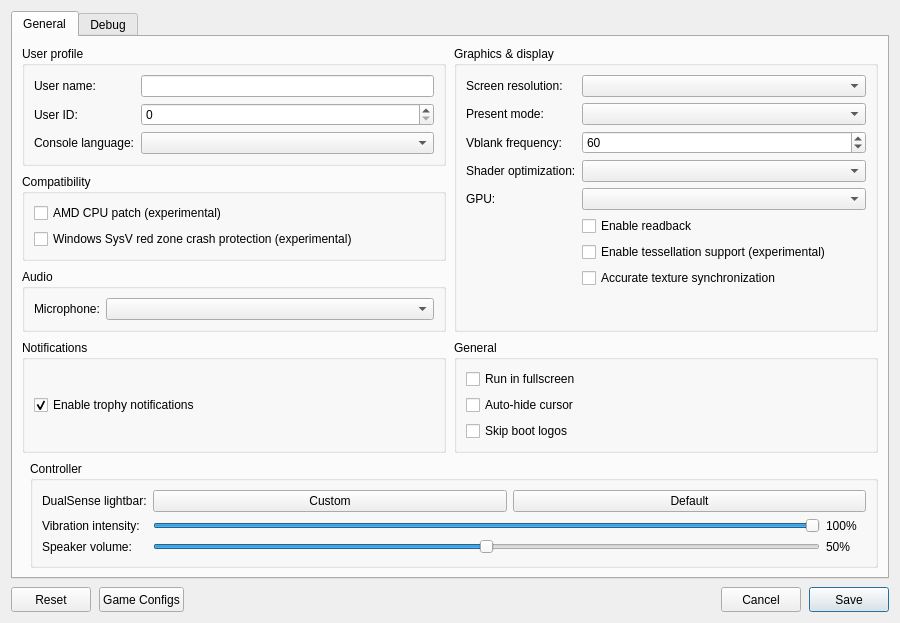
<?xml version="1.0" encoding="UTF-8"?>
<!-- SPDX-FileCopyrightText: Copyright 2026 CapyPS5 Project -->
<!-- SPDX-FileCopyrightText: Copyright KytyPS5 contributors; based on Kyty, Copyright (c) 2021 InoriRus (MIT) -->
<!-- SPDX-License-Identifier: GPL-2.0-only -->
<ui version="4.0">
 <class>ConfigurationEditDialog</class>
 <widget class="QDialog" name="ConfigurationEditDialog">
  <property name="geometry">
   <rect>
    <x>0</x>
    <y>0</y>
    <width>900</width>
    <height>620</height>
   </rect>
  </property>
  <property name="windowTitle">
   <string>Settings</string>
  </property>
  <property name="locale">
   <locale language="English" country="UnitedStates"/>
  </property>
  <layout class="QVBoxLayout" name="dialogLayout">
   <property name="spacing"><number>8</number></property>
   <item>
    <widget class="QTabWidget" name="settings_tabs">
     <property name="currentIndex"><number>0</number></property>
     <widget class="QWidget" name="settings_tab">
      <attribute name="title"><string>General</string></attribute>
      <layout class="QGridLayout" name="gridLayout">
       <property name="horizontalSpacing">
        <number>8</number>
       </property>
       <property name="verticalSpacing">
        <number>8</number>
       </property>
       <item row="0" column="0" colspan="2">
        <layout class="QGridLayout" name="sectionsLayout" columnstretch="1,1">
         <property name="horizontalSpacing">
          <number>8</number>
         </property>
         <property name="verticalSpacing">
          <number>8</number>
         </property>
         <item row="0" column="0">
          <widget class="QGroupBox" name="user_profile_group">
           <property name="title">
            <string>User profile</string>
           </property>
           <layout class="QFormLayout" name="userProfileLayout">
            <property name="fieldGrowthPolicy">
             <enum>QFormLayout::AllNonFixedFieldsGrow</enum>
            </property>
            <item row="0" column="0">
             <widget class="QLabel" name="label_user_name">
              <property name="text"><string>User name:</string></property>
             </widget>
            </item>
            <item row="0" column="1">
             <widget class="MandatoryLineEdit" name="lineEdit_user_name">
              <property name="toolTip"><string>Local user name exposed to games</string></property>
              <property name="clearButtonEnabled"><bool>true</bool></property>
             </widget>
            </item>
            <item row="1" column="0">
             <widget class="QLabel" name="label_user_id">
              <property name="text"><string>User ID:</string></property>
             </widget>
            </item>
            <item row="1" column="1">
             <widget class="QSpinBox" name="spinBox_user_id">
              <property name="toolTip"><string>Local user ID exposed to games</string></property>
              <property name="maximum"><number>2147483647</number></property>
             </widget>
            </item>
            <item row="2" column="0">
             <widget class="QLabel" name="label_console_language">
              <property name="text"><string>Console language:</string></property>
             </widget>
            </item>
            <item row="2" column="1">
             <widget class="QComboBox" name="comboBox_console_language">
              <property name="toolTip"><string>Language</string></property>
             </widget>
            </item>
           </layout>
          </widget>
         </item>
         <item row="2" column="0">
          <widget class="QGroupBox" name="audio_group">
           <property name="title"><string>Audio</string></property>
           <layout class="QFormLayout" name="audioLayout">
            <property name="fieldGrowthPolicy">
             <enum>QFormLayout::AllNonFixedFieldsGrow</enum>
            </property>
            <item row="0" column="0">
             <widget class="QLabel" name="label_audio_input_device">
              <property name="text"><string>Microphone:</string></property>
             </widget>
            </item>
            <item row="0" column="1">
             <widget class="QComboBox" name="comboBox_audio_input_device"/>
            </item>
           </layout>
          </widget>
         </item>
         <item row="0" column="1" rowspan="3">
          <widget class="QGroupBox" name="graphics_group">
           <property name="title">
            <string>Graphics &amp;&amp; display</string>
           </property>
           <layout class="QFormLayout" name="graphicsLayout">
            <property name="fieldGrowthPolicy">
             <enum>QFormLayout::AllNonFixedFieldsGrow</enum>
            </property>
            <item row="0" column="0">
             <widget class="QLabel" name="label_screen_resolution">
              <property name="text"><string>Screen resolution:</string></property>
             </widget>
            </item>
            <item row="0" column="1">
             <widget class="QComboBox" name="comboBox_screen_resolution">
              <property name="toolTip"><string>Window resolution</string></property>
             </widget>
            </item>
            <item row="1" column="0">
             <widget class="QLabel" name="label_present_mode">
              <property name="text"><string>Present mode:</string></property>
             </widget>
            </item>
            <item row="1" column="1">
             <widget class="QComboBox" name="comboBox_present_mode">
              <property name="toolTip"><string>Vulkan swapchain presentation mode</string></property>
             </widget>
            </item>
            <item row="2" column="0">
             <widget class="QLabel" name="label_vblank_frequency">
              <property name="text"><string>Vblank frequency:</string></property>
             </widget>
            </item>
            <item row="2" column="1">
             <widget class="QSpinBox" name="spinBox_vblank_frequency">
              <property name="toolTip"><string>Virtual display refresh rate used for frame pacing</string></property>
              <property name="minimum"><number>30</number></property>
              <property name="maximum"><number>360</number></property>
              <property name="value"><number>60</number></property>
             </widget>
            </item>
            <item row="3" column="0">
             <widget class="QLabel" name="label_shader_optimization">
              <property name="text"><string>Shader optimization:</string></property>
             </widget>
            </item>
            <item row="3" column="1">
             <widget class="QComboBox" name="comboBox_shader_optimization_type">
              <property name="toolTip"><string>Optimize shaders for code size or performance</string></property>
             </widget>
            </item>
            <item row="4" column="0">
             <widget class="QLabel" name="label_gpu">
              <property name="text"><string>GPU:</string></property>
             </widget>
            </item>
            <item row="4" column="1">
             <widget class="QComboBox" name="comboBox_gpu">
              <property name="toolTip"><string>Graphics device used by the emulator</string></property>
             </widget>
            </item>
            <item row="5" column="1">
             <widget class="QCheckBox" name="checkBox_readback">
              <property name="toolTip"><string>Read back writable linear images</string></property>
              <property name="text"><string>Enable readback</string></property>
             </widget>
            </item>
            <item row="6" column="1">
             <widget class="QCheckBox" name="checkBox_tessellation">
              <property name="toolTip"><string>Draw tessellated geometry. Disabled by default; unsupported tessellation may cause crashes.</string></property>
              <property name="text"><string>Enable tessellation support (experimental)</string></property>
             </widget>
            </item>
            <item row="7" column="1">
             <widget class="QCheckBox" name="checkBox_sync_raw_image_buffers">
              <property name="toolTip"><string>Can fix missing textures and incorrect transparency in some games. May reduce performance.</string></property>
              <property name="text"><string>Accurate texture synchronization</string></property>
             </widget>
            </item>
           </layout>
          </widget>
         </item>
         <item row="3" column="0">
          <widget class="QGroupBox" name="notifications_group">
           <property name="title"><string>Notifications</string></property>
           <layout class="QVBoxLayout" name="notificationsLayout">
            <item>
             <widget class="QCheckBox" name="checkBox_trophy_notifications">
              <property name="toolTip"><string>Show trophy unlock notifications and play their sound.
    To use your own sound, replace the emulator's assets/sounds/trophy-unlock.wav with a WAV file and restart the game.</string></property>
              <property name="text"><string>Enable trophy notifications</string></property>
              <property name="checked"><bool>true</bool></property>
             </widget>
            </item>
           </layout>
          </widget>
         </item>
         <item row="3" column="1">
          <widget class="QGroupBox" name="general_group">
           <property name="title"><string>General</string></property>
           <layout class="QVBoxLayout" name="generalLayout">
            <item>
             <widget class="QCheckBox" name="checkBox_fullscreen">
              <property name="toolTip"><string>Run in borderless desktop fullscreen</string></property>
              <property name="text"><string>Run in fullscreen</string></property>
             </widget>
            </item>
            <item>
             <widget class="QCheckBox" name="checkBox_hide_cursor">
              <property name="toolTip"><string>Hide the host cursor after 2 seconds without mouse activity</string></property>
              <property name="text"><string>Auto-hide cursor</string></property>
             </widget>
            </item>
            <item>
             <widget class="QCheckBox" name="checkBox_skip_notice_screen">
              <property name="toolTip"><string>Skip startup logos and notices in supported games.</string></property>
              <property name="text"><string>Skip boot logos</string></property>
             </widget>
            </item>
           </layout>
          </widget>
         </item>
         <item row="1" column="0">
          <widget class="QGroupBox" name="compatibility_group">
           <property name="title">
            <string>Compatibility</string>
           </property>
           <layout class="QVBoxLayout" name="compatibilityLayout">
            <item>
             <widget class="QCheckBox" name="checkBox_amd_cpu">
              <property name="toolTip"><string>Patch CPU instructions that differ between AMD and the host CPU.</string></property>
              <property name="text"><string>AMD CPU patch (experimental)</string></property>
             </widget>
            </item>
            <item>
             <widget class="QCheckBox" name="checkBox_red_zone_protection">
              <property name="toolTip"><string>Helps prevent crashes in some games on Windows</string></property>
              <property name="text"><string>Windows SysV red zone crash protection (experimental)</string></property>
             </widget>
            </item>
           </layout>
          </widget>
         </item>
        </layout>
       </item>
       <item row="1" column="1">
        <widget class="QGroupBox" name="controller_group">
         <property name="title"><string>Controller</string></property>
         <layout class="QFormLayout" name="controllerLayout">
          <property name="fieldGrowthPolicy"><enum>QFormLayout::AllNonFixedFieldsGrow</enum></property>
          <item row="0" column="0">
           <widget class="QLabel" name="label_controller_color">
            <property name="text"><string>DualSense lightbar:</string></property>
           </widget>
          </item>
          <item row="0" column="1">
           <layout class="QHBoxLayout" name="controllerColorLayout">
            <item>
             <widget class="QPushButton" name="button_controller_color">
              <property name="toolTip"><string>Choose and preview a fixed LED color. Bluetooth DualSense may take several seconds to update.</string></property>
              <property name="text"><string>Custom</string></property>
             </widget>
            </item>
            <item>
             <widget class="QPushButton" name="button_controller_color_reset">
              <property name="toolTip"><string>Let the game control the lightbar</string></property>
              <property name="text"><string>Default</string></property>
             </widget>
            </item>
           </layout>
          </item>
          <item row="1" column="0">
           <widget class="QLabel" name="label_controller_vibration">
            <property name="text"><string>Vibration intensity:</string></property>
           </widget>
          </item>
          <item row="1" column="1">
           <layout class="QHBoxLayout" name="controllerVibrationLayout">
            <item>
             <widget class="QSlider" name="slider_controller_vibration">
              <property name="toolTip"><string>Scale DualSense vibration over USB and Bluetooth</string></property>
              <property name="maximum"><number>100</number></property>
              <property name="value"><number>100</number></property>
              <property name="orientation"><enum>Qt::Horizontal</enum></property>
             </widget>
            </item>
            <item>
             <widget class="QLabel" name="label_controller_vibration_value">
              <property name="minimumSize"><size><width>40</width><height>0</height></size></property>
              <property name="text"><string>100%</string></property>
             </widget>
            </item>
           </layout>
          </item>
          <item row="2" column="0">
           <widget class="QLabel" name="label_controller_volume">
            <property name="text"><string>Speaker volume:</string></property>
           </widget>
          </item>
          <item row="2" column="1">
           <layout class="QHBoxLayout" name="controllerVolumeLayout">
            <item>
             <widget class="QSlider" name="slider_controller_volume">
              <property name="toolTip"><string>Scale the DualSense speaker over USB and Bluetooth. 50% is the previous default; 100% adds 6 dB of gain.</string></property>
              <property name="maximum"><number>100</number></property>
              <property name="value"><number>50</number></property>
              <property name="orientation"><enum>Qt::Horizontal</enum></property>
             </widget>
            </item>
            <item>
             <widget class="QLabel" name="label_controller_volume_value">
              <property name="minimumSize"><size><width>40</width><height>0</height></size></property>
              <property name="text"><string>50%</string></property>
             </widget>
            </item>
           </layout>
          </item>
         </layout>
        </widget>
       </item>
      </layout>
     </widget>
     <widget class="QWidget" name="debug_tab">
      <attribute name="title"><string>Debug</string></attribute>
      <layout class="QVBoxLayout" name="debugTabLayout">
       <item>
        <widget class="QGroupBox" name="debug_group">
         <property name="title">
          <string>Debugging &amp;&amp; logs</string>
         </property>
         <layout class="QGridLayout" name="debugLayout" columnstretch="0,1,0,1">
          <property name="horizontalSpacing"><number>8</number></property>
          <property name="verticalSpacing"><number>6</number></property>
          <item row="0" column="0" colspan="2">
           <widget class="QCheckBox" name="checkBox_vulkan_validation">
            <property name="toolTip"><string>Enable Vulkan validation layers</string></property>
            <property name="text"><string>Vulkan validation</string></property>
            <property name="checked"><bool>true</bool></property>
           </widget>
          </item>
          <item row="0" column="2" colspan="2">
           <widget class="QCheckBox" name="checkBox_shader_validation">
            <property name="toolTip"><string>Validate SPIR-V binary</string></property>
            <property name="text"><string>Shader validation</string></property>
            <property name="checked"><bool>true</bool></property>
           </widget>
          </item>
          <item row="1" column="0" colspan="2">
           <widget class="QCheckBox" name="checkBox_renderdoc_capture">
            <property name="toolTip"><string>Enable RenderDoc capture</string></property>
            <property name="text"><string>RenderDoc capture</string></property>
           </widget>
          </item>
          <item row="1" column="2" colspan="2">
           <widget class="QCheckBox" name="checkBox_cmd_dump">
            <property name="toolTip"><string>Dump command buffers</string></property>
            <property name="text"><string>Command buffer dump</string></property>
           </widget>
          </item>
          <item row="2" column="0">
           <widget class="QLabel" name="label_shader_log_direction">
            <property name="text"><string>Shader logging:</string></property>
           </widget>
          </item>
          <item row="2" column="1">
           <widget class="QComboBox" name="comboBox_shader_log_direction">
            <property name="toolTip"><string>Dump shaders to file or console window. If enabled may decrease emulator performance</string></property>
           </widget>
          </item>
          <item row="2" column="2">
           <widget class="QLabel" name="label_shader_log_folder">
            <property name="text"><string>Shader log folder:</string></property>
           </widget>
          </item>
          <item row="2" column="3">
           <widget class="MandatoryLineEdit" name="lineEdit_shader_log_folder">
            <property name="toolTip"><string>Specify directory to dump shaders</string></property>
            <property name="clearButtonEnabled"><bool>true</bool></property>
           </widget>
          </item>
          <item row="3" column="0">
           <widget class="QLabel" name="label_printf_direction">
            <property name="text"><string>Printf output:</string></property>
           </widget>
          </item>
          <item row="3" column="1">
           <widget class="QComboBox" name="comboBox_printf_direction">
            <property name="toolTip"><string>Print logs to file or console window. If enabled may decrease emulator performance</string></property>
           </widget>
          </item>
          <item row="3" column="2">
           <widget class="QLabel" name="label_printf_file">
            <property name="text"><string>Printf output file:</string></property>
           </widget>
          </item>
          <item row="3" column="3">
           <widget class="MandatoryLineEdit" name="lineEdit_printf_file">
            <property name="toolTip"><string>Specify file to dump logs</string></property>
            <property name="clearButtonEnabled"><bool>true</bool></property>
           </widget>
          </item>
          <item row="4" column="0">
           <widget class="QCheckBox" name="checkBox_profiler">
            <property name="toolTip"><string>Enable the Tracy profiler. Profiling may decrease emulator performance</string></property>
            <property name="text"><string>Tracy profiler</string></property>
           </widget>
          </item>
          <item row="4" column="2">
           <widget class="QLabel" name="label_cmd_dump_folder">
            <property name="text"><string>Command buffer folder:</string></property>
           </widget>
          </item>
          <item row="4" column="3">
           <widget class="MandatoryLineEdit" name="lineEdit_cmd_dump_folder">
            <property name="toolTip"><string>Specify directory to dump command buffers</string></property>
            <property name="clearButtonEnabled"><bool>true</bool></property>
           </widget>
          </item>
         </layout>
        </widget>
       </item>
       <item>
        <spacer name="debugSpacer">
         <property name="orientation"><enum>Qt::Vertical</enum></property>
         <property name="sizeHint" stdset="0"><size><width>20</width><height>40</height></size></property>
        </spacer>
       </item>
      </layout>
     </widget>
    </widget>
   </item>
   <item>
    <layout class="QHBoxLayout" name="buttonLayout">
     <item>
     <widget class="QPushButton" name="clear_button">
       <property name="minimumSize"><size><width>80</width><height>25</height></size></property>
       <property name="text"><string>Reset</string></property>
       <property name="toolTip"><string>Restore default settings</string></property>
      </widget>
     </item>
     <item>
      <widget class="QPushButton" name="settings_button">
       <property name="minimumSize"><size><width>80</width><height>25</height></size></property>
       <property name="text"><string>Game Configs</string></property>
       <property name="toolTip"><string>Import or export game configs</string></property>
      </widget>
     </item>
     <item>
      <spacer name="buttonSpacer">
       <property name="orientation"><enum>Qt::Horizontal</enum></property>
       <property name="sizeHint" stdset="0"><size><width>40</width><height>20</height></size></property>
      </spacer>
     </item>
     <item>
      <widget class="QPushButton" name="cancel_button">
       <property name="minimumSize"><size><width>80</width><height>25</height></size></property>
       <property name="text"><string>Cancel</string></property>
      </widget>
     </item>
     <item>
      <widget class="QPushButton" name="ok_button">
       <property name="minimumSize"><size><width>80</width><height>25</height></size></property>
       <property name="text"><string>Save</string></property>
       <property name="default"><bool>true</bool></property>
      </widget>
     </item>
    </layout>
   </item>
  </layout>
 </widget>
 <customwidgets>
  <customwidget>
   <class>MandatoryLineEdit</class>
   <extends>QLineEdit</extends>
   <header>mandatoryLineEdit.h</header>
  </customwidget>
 </customwidgets>
 <resources/>
</ui>
